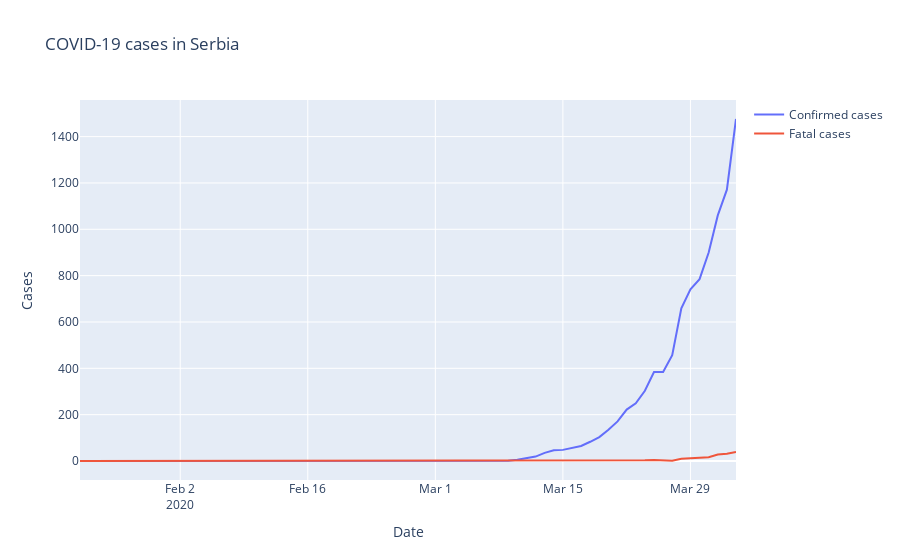

Here is the notebook cell this chart was saved with:
### Code cell
fig = go.Figure()
date = dataframe['Date'].unique()
Serbia_confirmed = dataframe[dataframe['Country_Region'] == 'Serbia'].groupby(['Date']).sum().ConfirmedCases
Serbia_confirmed
Serbia_fatalities = dataframe[dataframe['Country_Region'] == 'Serbia'].groupby(['Date']).sum().Fatalities
fig.add_trace(go.Scatter(x = date, y = Serbia_confirmed, name = "Confirmed cases"))
fig.add_trace(go.Scatter(x = date, y = Serbia_fatalities, name = "Fatal cases"))
fig.update_layout(title = "COVID-19 cases in Serbia",
                 xaxis_title = "Date",
                 yaxis_title = "Cases")

### Figure 1 — Plotly figure (JSON) as saved in the notebook; plotly's stock layout.template omitted (floating-point values rounded to 4 significant figures)
{"data": [{"name": "Confirmed cases", "type": "scatter", "x": ["2020-01-22", "2020-01-23", "2020-01-24", "2020-01-25", "2020-01-26", "2020-01-27", "2020-01-28", "2020-01-29", "2020-01-30", "2020-01-31", "2020-02-01", "2020-02-02", "2020-02-03", "2020-02-04", "2020-02-05", "2020-02-06", "2020-02-07", "2020-02-08", "2020-02-09", "2020-02-10", "2020-02-11", "2020-02-12", "2020-02-13", "2020-02-14", "2020-02-15", "2020-02-16", "2020-02-17", "2020-02-18", "2020-02-19", "2020-02-20", "2020-02-21", "2020-02-22", "2020-02-23", "2020-02-24", "2020-02-25", "2020-02-26", "2020-02-27", "2020-02-28", "2020-02-29", "2020-03-01", "2020-03-02", "2020-03-03", "2020-03-04", "2020-03-05", "2020-03-06", "2020-03-07", "2020-03-08", "2020-03-09", "2020-03-10", "2020-03-11", "2020-03-12", "2020-03-13", "2020-03-14", "2020-03-15", "2020-03-16", "2020-03-17", "2020-03-18", "2020-03-19", "2020-03-20", "2020-03-21", "2020-03-22", "2020-03-23", "2020-03-24", "2020-03-25", "2020-03-26", "2020-03-27", "2020-03-28", "2020-03-29", "2020-03-30", "2020-03-31", "2020-04-01", "2020-04-02", "2020-04-03"], "y": [0, 0, 0, 0, 0, 0, 0, 0, 0, 0, 0, 0, 0, 0, 0, 0, 0, 0, 0, 0, 0, 0, 0, 0, 0, 0, 0, 0, 0, 0, 0, 0, 0, 0, 0, 0, 0, 0, 0, 0, 0, 0, 0, 0, 1, 1, 1, 1, 5, 12, 19, 35, 46, 48, 55, 65, 83, 103, 135, 171, 222, 249, 303, 384, 384, 457, 659, 741, 785, 900, 1060, 1171, 1476]}, {"name": "Fatal cases", "type": "scatter", "x": ["2020-01-22", "2020-01-23", "2020-01-24", "2020-01-25", "2020-01-26", "2020-01-27", "2020-01-28", "2020-01-29", "2020-01-30", "2020-01-31", "2020-02-01", "2020-02-02", "2020-02-03", "2020-02-04", "2020-02-05", "2020-02-06", "2020-02-07", "2020-02-08", "2020-02-09", "2020-02-10", "2020-02-11", "2020-02-12", "2020-02-13", "2020-02-14", "2020-02-15", "2020-02-16", "2020-02-17", "2020-02-18", "2020-02-19", "2020-02-20", "2020-02-21", "2020-02-22", "2020-02-23", "2020-02-24", "2020-02-25", "2020-02-26", "2020-02-27", "2020-02-28", "2020-02-29", "2020-03-01", "2020-03-02", "2020-03-03", "2020-03-04", "2020-03-05", "2020-03-06", "2020-03-07", "2020-03-08", "2020-03-09", "2020-03-10", "2020-03-11", "2020-03-12", "2020-03-13", "2020-03-14", "2020-03-15", "2020-03-16", "2020-03-17", "2020-03-18", "2020-03-19", "2020-03-20", "2020-03-21", "2020-03-22", "2020-03-23", "2020-03-24", "2020-03-25", "2020-03-26", "2020-03-27", "2020-03-28", "2020-03-29", "2020-03-30", "2020-03-31", "2020-04-01", "2020-04-02", "2020-04-03"], "y": [0, 0, 0, 0, 0, 0, 0, 0, 0, 0, 0, 0, 0, 0, 0, 0, 0, 0, 0, 0, 0, 0, 0, 0, 0, 0, 0, 0, 0, 0, 0, 0, 0, 0, 0, 0, 0, 0, 0, 0, 0, 0, 0, 0, 0, 0, 0, 0, 0, 0, 0, 0, 0, 0, 0, 0, 0, 0, 1, 1, 2, 3, 3, 4, 1, 1, 10, 13, 16, 16, 28, 31, 39]}], "layout": {"title": {"text": "COVID-19 cases in Serbia"}, "xaxis": {"title": {"text": "Date"}}, "yaxis": {"title": {"text": "Cases"}}}}
